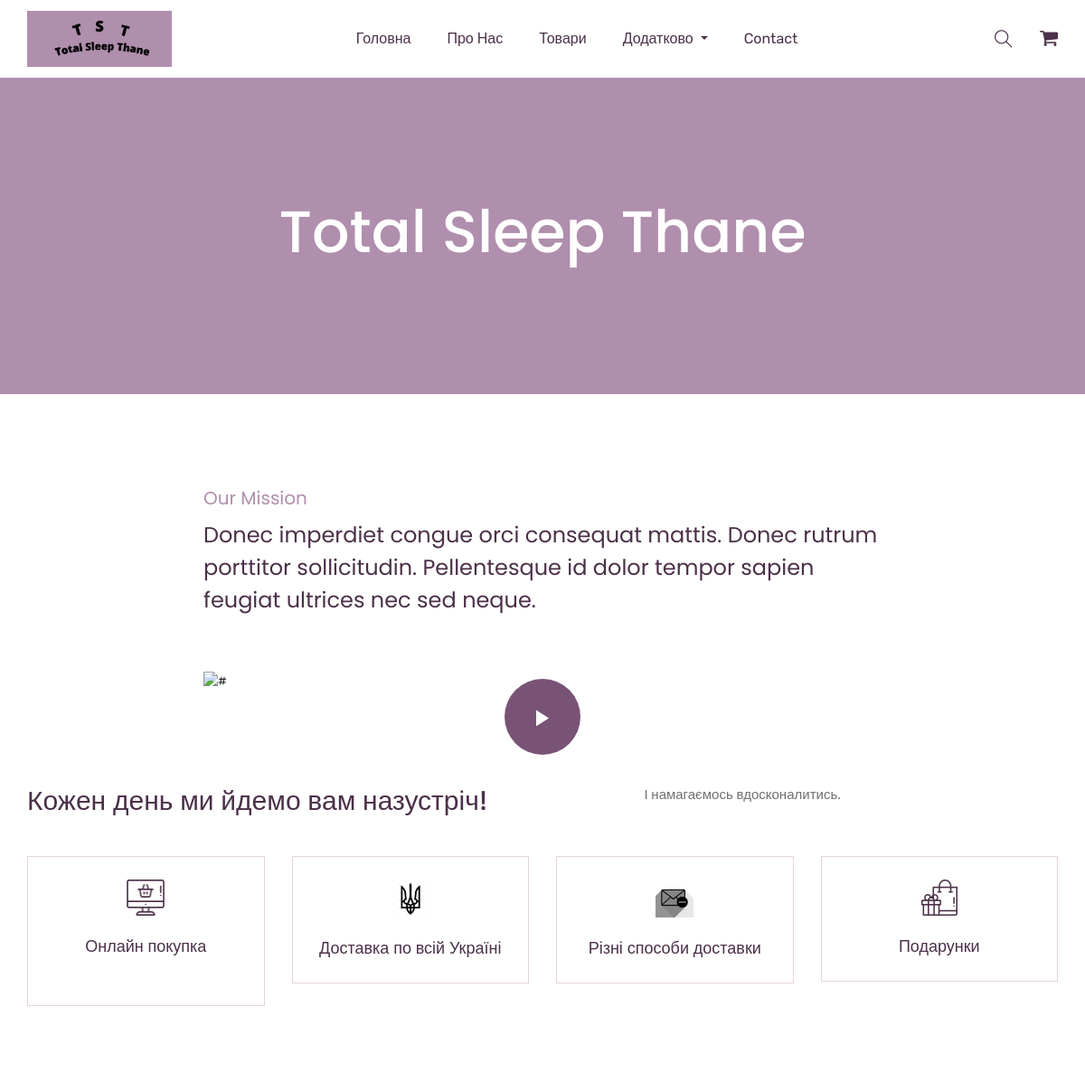
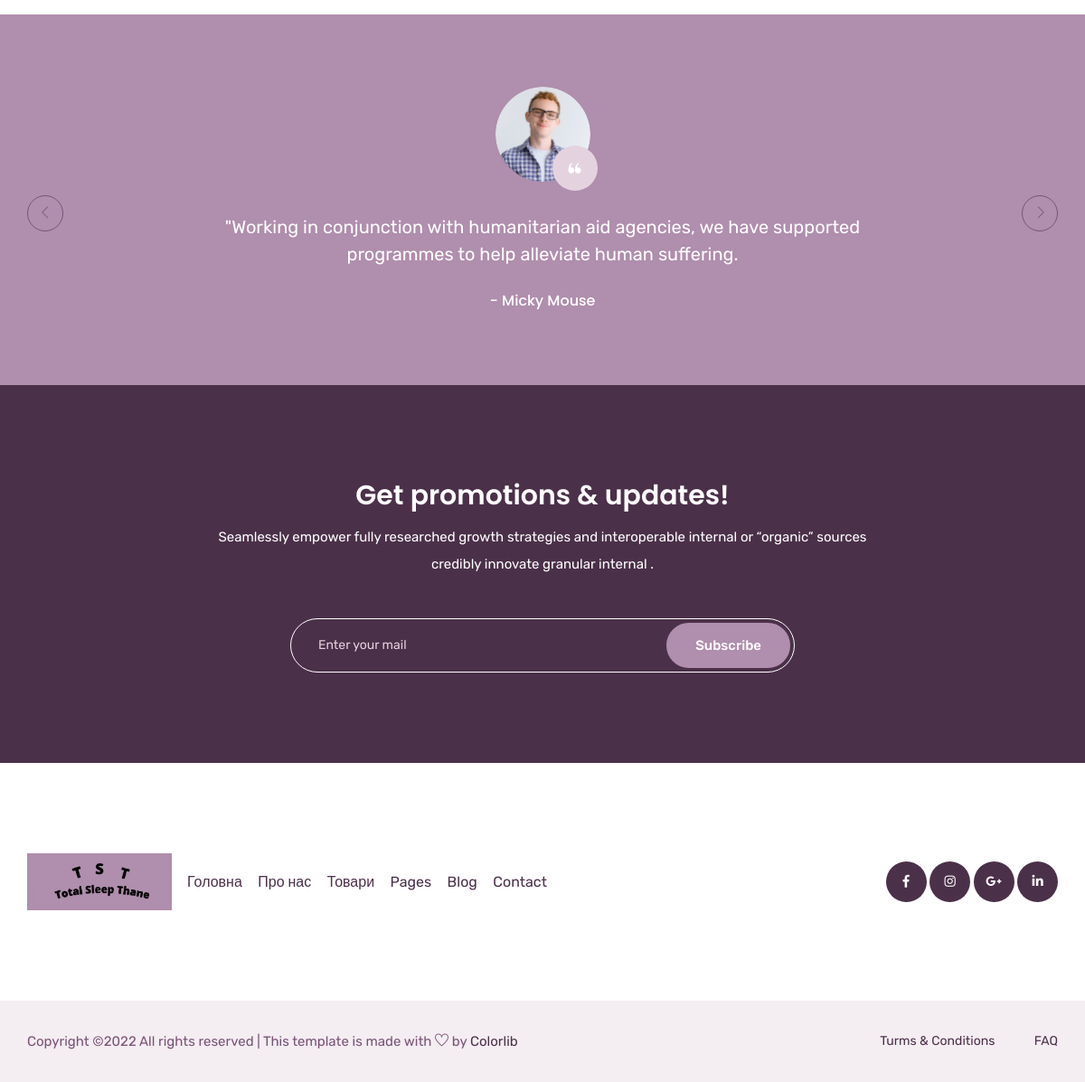
The page /about/ on the database its author committed (2 pictures, top to bottom).
### about/models.py (models this page shows)
class FeatureInfo(models.Model):
    about_left = models.CharField(max_length=500, verbose_name='Опис зліва <br>')
    about_right = models.CharField(max_length=500, verbose_name='Опис справа <br>')
    class Meta:
        verbose_name = verbose_name_plural = 'Особливості Інфо'

class Feature(models.Model):
    def get_file_name(self, filename):
        tmp = filename.strip().split('.')[-1]
        filename = f"{uuid.uuid4()}.{tmp}"
        return os.path.join('images/about/feature/', filename)
    title = models.CharField(max_length=30, verbose_name='Заголовок')
    image = models.ImageField(upload_to=get_file_name, verbose_name='Зображення')
    access = models.BooleanField(default=True)
    class Meta:
        verbose_name = verbose_name_plural = 'Особливості'

### about/views.py (the view)
# urls.py: path('', about_start, name='about')
def about_start(request):
    feature_info = FeatureInfo.objects.first()
    feature = Feature.objects.filter(access=True)
    return render(request, 'about.html',
                  context={
                      "feature_info": feature_info,
                      "feature": feature,
                  })

### about/templates/about.html (shortened to what this page needs)
{% extends 'index.html' %}
{% block main_content %}
    <section class="breadcrumb_part">
        <div class="container">
            <div class="row">
                <div class="col-lg-12">
                    <div class="breadcrumb_iner">
                        <h2 style="font-size: 65px">Total Sleep Thane</h2>
                    </div>
                </div>
            </div>
        </div>
    </section>
    <section class="about_us padding_top">
        <div class="container">
            <div class="row justify-content-center">
                <div class="col-lg-8">
                    <div class="about_us_content">
                        <h5>Our Mission</h5>
                        <h3>Donec imperdiet congue orci consequat mattis. Donec rutrum porttitor sollicitudin. Pellentesque id dolor tempor sapien feugiat ultrices nec sed neque.</h3>
                        <div class="about_us_video">
                            <img src="img/about_us_video.png" alt="#" class="img-fluid">
                            <a class="about_video_icon popup-youtube" href="https://www.youtube.com/watch?v=DWHB6nTyKDI"></a>
                        </div>
                    </div>
                </div>
            </div>
        </div>
    </section>
    {% include 'feature.html' %}
    <section class="client_review">
        <div class="container">
            <div class="row justify-content-center">
                <div class="col-lg-8">
                    <div class="client_review_slider owl-carousel">
                        <div class="single_client_review">
                            <div class="client_img">
                                <img src="img/client.png" alt="#">
                            </div>
                            <p>"Working in conjunction with humanitarian aid agencies, we have supported programmes to help alleviate human suffering.</p>
                            <h5>- Micky Mouse</h5>
                        </div>
                    </div>
                </div>
            </div>
        </div>
    </section>
    <section class="subscribe_part section_padding">
        <div class="container">
            <div class="row justify-content-center">
                <div class="col-lg-8">
                    <div class="subscribe_part_content">
                        <h2>Get promotions & updates!</h2>
                        <p>Seamlessly empower fully researched growth strategies and interoperable internal or “organic” sources credibly innovate granular internal .</p>
                        <div class="subscribe_form">
                            <input type="email" placeholder="Enter your mail">
                            <a href="#" class="btn_1">Subscribe</a>
                        </div>
                    </div>
                </div>
            </div>
        </div>
    </section>
{% endblock %}

### templates/feature.html
{% load static %}
<section class="feature_part section_padding">
    <div class="container">
        <div class="row justify-content-between">
            <div class="col-lg-6">
                <div class="feature_part_tittle">
                    <h3>{{ feature_info.about_left }}</h3>
                </div>
            </div>
            <div class="col-lg-5">
                <div class="feature_part_content">
                    <p>{{ feature_info.about_right }}</p>
                </div>
            </div>
        </div>
        <div class="row justify-content-center">
            {% for item in feature %}
            <div class="col-lg-3 col-sm-6">
                <div class="single_feature_part">
                    <img src="{% get_media_prefix %}{{ item.image }}" alt="#">
                    <h4>{{ item.title|safe }}</h4>
                </div>
            </div>
            {% endfor %}
        </div>
    </div>
</section>

### rows shown on the page
FeatureInfo: about_left "Кожен день ми йдемо вам назустріч!", about_right "І намагаємось вдосконалитись."
Feature: image (picture), title "Онлайн покупка"
Feature: image (picture), title "Доставка по всій Україні"
Feature: image (picture), title "Різні способи доставки"
Feature: image (picture), title "Подарунки"
